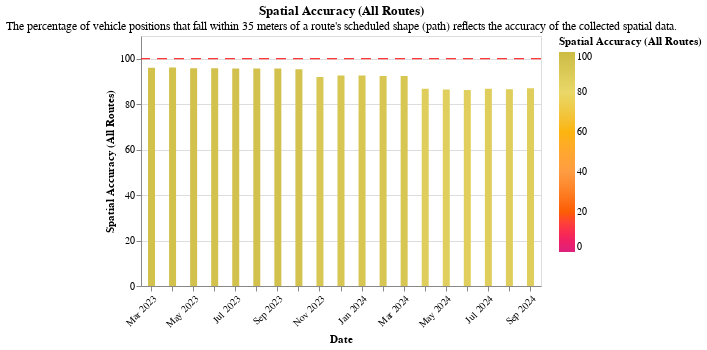

Write notebook code for a chart like this one.
### Code cell
(
        section2.simple_bar_chart(
            df3,
            "Spatial Accuracy (All Routes)",
            "ruler_100_pct",
            readable_dict["agency_spatial_accuracy"]["title"],
            readable_dict["spatial_accuracy_graph"]["subtitle"],
            color_dict["spatial_accuracy_domain"],
            color_dict["spatial_accuracy_range"]
        )
    )

### Figure 1 — Vega-Lite specification as saved in the notebook (floating-point values rounded to 4 significant figures)
{"config": {"view": {"continuousWidth": 300, "continuousHeight": 300}}, "layer": [{"mark": {"type": "bar", "clip": true, "size": 7}, "encoding": {"color": {"field": "Spatial Accuracy (All Routes)", "scale": {"domain": [0, 20, 40, 60, 80, 100], "range": ["#dd217d", "#fc5c04", "#ff9c42", "#fcb40e", "#e9d868", "#ccbb44"]}, "title": "Spatial Accuracy (All Routes)", "type": "quantitative"}, "tooltip": [{"field": "Date", "type": "temporal"}, {"field": "Spatial Accuracy (All Routes)", "type": "quantitative"}], "x": {"axis": {"format": "%b %Y", "labelAngle": -45}, "field": "Date", "timeUnit": "yearmonthdate", "title": ["Date"], "type": "ordinal"}, "y": {"field": "Spatial Accuracy (All Routes)", "scale": {"domain": [0, 105.0]}, "title": "Spatial Accuracy (All Routes)", "type": "quantitative"}}}, {"mark": {"type": "rule", "color": "red", "strokeDash": [10, 7]}, "encoding": {"y": {"aggregate": "mean", "field": "ruler_100_pct", "type": "quantitative"}}}], "data": {"name": "data-e1127da060d224548ce2f3fe4785825e"}, "height": 250, "title": {"text": "Spatial Accuracy (All Routes)", "subtitle": ["The percentage of vehicle positions that fall within 35 meters of a route's scheduled shape (path) reflects the accuracy of the collected spatial data."]}, "width": 400, "$schema": "https://vega.github.io/schema/vega-lite/v5.17.0.json", "datasets": {"data-e1127da060d224548ce2f3fe4785825e": [{"District": "12 - Irvine", "Organization": "Orange County Transportation Authority", "schedule_gtfs_dataset_key": "219011fdcf73dc4af9c843578e54d7fa", "VP per Minute (All Routes)": 2.89, "Spatial Accuracy (All Routes)": 96.14, "Date": "2023-04-12T00:00:00", "ruler_100_pct": 100, "ruler_for_vp_per_min": 2}, {"District": "12 - Irvine", "Organization": "Orange County Transportation Authority", "schedule_gtfs_dataset_key": "ecd018ad66f497fb8f188ed5a71b284b", "VP per Minute (All Routes)": 2.55, "Spatial Accuracy (All Routes)": 95.77, "Date": "2023-05-17T00:00:00", "ruler_100_pct": 100, "ruler_for_vp_per_min": 2}, {"District": "12 - Irvine", "Organization": "Orange County Transportation Authority", "schedule_gtfs_dataset_key": "ecd018ad66f497fb8f188ed5a71b284b", "VP per Minute (All Routes)": 2.56, "Spatial Accuracy (All Routes)": 95.79, "Date": "2023-06-14T00:00:00", "ruler_100_pct": 100, "ruler_for_vp_per_min": 2}, {"District": "12 - Irvine", "Organization": "Orange County Transportation Authority", "schedule_gtfs_dataset_key": "ecd018ad66f497fb8f188ed5a71b284b", "VP per Minute (All Routes)": 2.58, "Spatial Accuracy (All Routes)": 95.65, "Date": "2023-07-12T00:00:00", "ruler_100_pct": 100, "ruler_for_vp_per_min": 2}, {"District": "12 - Irvine", "Organization": "Orange County Transportation Authority", "schedule_gtfs_dataset_key": "ecd018ad66f497fb8f188ed5a71b284b", "VP per Minute (All Routes)": 2.61, "Spatial Accuracy (All Routes)": 95.69, "Date": "2023-08-15T00:00:00", "ruler_100_pct": 100, "ruler_for_vp_per_min": 2}, {"District": "12 - Irvine", "Organization": "Orange County Transportation Authority", "schedule_gtfs_dataset_key": "ecd018ad66f497fb8f188ed5a71b284b", "VP per Minute (All Routes)": 2.58, "Spatial Accuracy (All Routes)": 95.65, "Date": "2023-09-13T00:00:00", "ruler_100_pct": 100, "ruler_for_vp_per_min": 2}, {"District": "12 - Irvine", "Organization": "Orange County Transportation Authority", "schedule_gtfs_dataset_key": "ecd018ad66f497fb8f188ed5a71b284b", "VP per Minute (All Routes)": 2.59, "Spatial Accuracy (All Routes)": 95.35, "Date": "2023-10-11T00:00:00", "ruler_100_pct": 100, "ruler_for_vp_per_min": 2}, {"District": "12 - Irvine", "Organization": "Orange County Transportation Authority", "schedule_gtfs_dataset_key": "ecd018ad66f497fb8f188ed5a71b284b", "VP per Minute (All Routes)": 2.55, "Spatial Accuracy (All Routes)": 92.0, "Date": "2023-11-15T00:00:00", "ruler_100_pct": 100, "ruler_for_vp_per_min": 2}, {"District": "12 - Irvine", "Organization": "Orange County Transportation Authority", "schedule_gtfs_dataset_key": "ecd018ad66f497fb8f188ed5a71b284b", "VP per Minute (All Routes)": 2.57, "Spatial Accuracy (All Routes)": 92.57, "Date": "2023-12-13T00:00:00", "ruler_100_pct": 100, "ruler_for_vp_per_min": 2}, {"District": "12 - Irvine", "Organization": "Orange County Transportation Authority", "schedule_gtfs_dataset_key": "ecd018ad66f497fb8f188ed5a71b284b", "VP per Minute (All Routes)": 2.54, "Spatial Accuracy (All Routes)": 92.57, "Date": "2024-01-17T00:00:00", "ruler_100_pct": 100, "ruler_for_vp_per_min": 2}, {"District": "12 - Irvine", "Organization": "Orange County Transportation Authority", "schedule_gtfs_dataset_key": "ecd018ad66f497fb8f188ed5a71b284b", "VP per Minute (All Routes)": 2.55, "Spatial Accuracy (All Routes)": 92.37, "Date": "2024-02-14T00:00:00", "ruler_100_pct": 100, "ruler_for_vp_per_min": 2}, {"District": "12 - Irvine", "Organization": "Orange County Transportation Authority", "schedule_gtfs_dataset_key": "ecd018ad66f497fb8f188ed5a71b284b", "VP per Minute (All Routes)": 2.53, "Spatial Accuracy (All Routes)": 92.39, "Date": "2024-03-13T00:00:00", "ruler_100_pct": 100, "ruler_for_vp_per_min": 2}, {"District": "12 - Irvine", "Organization": "Orange County Transportation Authority", "schedule_gtfs_dataset_key": "ecd018ad66f497fb8f188ed5a71b284b", "VP per Minute (All Routes)": 2.55, "Spatial Accuracy (All Routes)": 86.76, "Date": "2024-04-17T00:00:00", "ruler_100_pct": 100, "ruler_for_vp_per_min": 2}, {"District": "12 - Irvine", "Organization": "Orange County Transportation Authority", "schedule_gtfs_dataset_key": "ecd018ad66f497fb8f188ed5a71b284b", "VP per Minute (All Routes)": 2.52, "Spatial Accuracy (All Routes)": 86.46, "Date": "2024-05-22T00:00:00", "ruler_100_pct": 100, "ruler_for_vp_per_min": 2}, {"District": "12 - Irvine", "Organization": "Orange County Transportation Authority", "schedule_gtfs_dataset_key": "ecd018ad66f497fb8f188ed5a71b284b", "VP per Minute (All Routes)": 2.55, "Spatial Accuracy (All Routes)": 86.24, "Date": "2024-06-12T00:00:00", "ruler_100_pct": 100, "ruler_for_vp_per_min": 2}, {"District": "12 - Irvine", "Organization": "Orange County Transportation Authority", "schedule_gtfs_dataset_key": "ecd018ad66f497fb8f188ed5a71b284b", "VP per Minute (All Routes)": 2.55, "Spatial Accuracy (All Routes)": 86.79, "Date": "2024-07-17T00:00:00", "ruler_100_pct": 100, "ruler_for_vp_per_min": 2}, {"District": "12 - Irvine", "Organization": "Orange County Transportation Authority", "schedule_gtfs_dataset_key": "ecd018ad66f497fb8f188ed5a71b284b", "VP per Minute (All Routes)": 2.5, "Spatial Accuracy (All Routes)": 86.6, "Date": "2024-08-14T00:00:00", "ruler_100_pct": 100, "ruler_for_vp_per_min": 2}, {"District": "12 - Irvine", "Organization": "Orange County Transportation Authority", "schedule_gtfs_dataset_key": "ecd018ad66f497fb8f188ed5a71b284b", "VP per Minute (All Routes)": 2.56, "Spatial Accuracy (All Routes)": 86.99, "Date": "2024-09-18T00:00:00", "ruler_100_pct": 100, "ruler_for_vp_per_min": 2}, {"District": "12 - Irvine", "Organization": "Orange County Transportation Authority", "schedule_gtfs_dataset_key": "f3cd87af530fa12c8b6d355697f8d38a", "VP per Minute (All Routes)": 2.86, "Spatial Accuracy (All Routes)": 96.02, "Date": "2023-03-15T00:00:00", "ruler_100_pct": 100, "ruler_for_vp_per_min": 2}]}}
